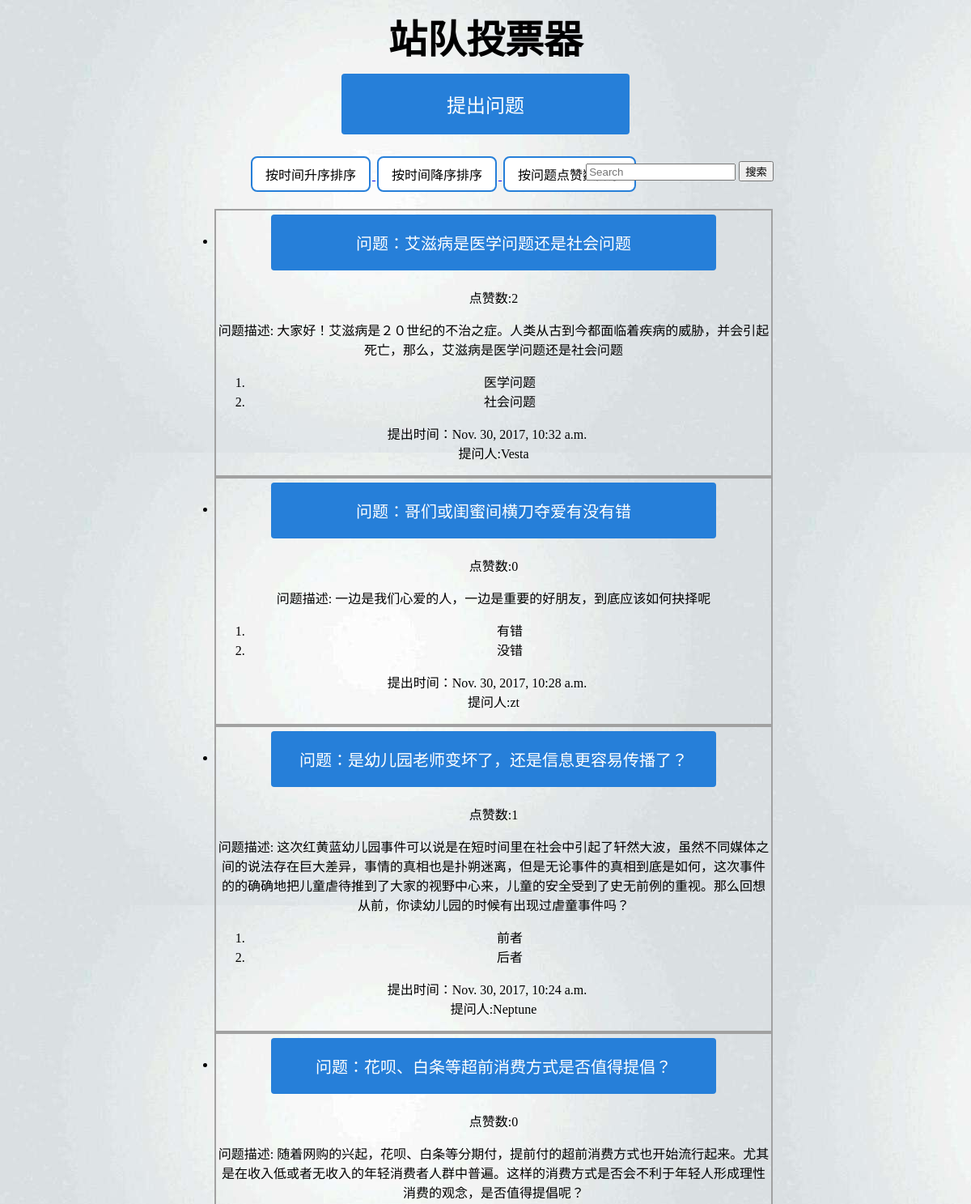
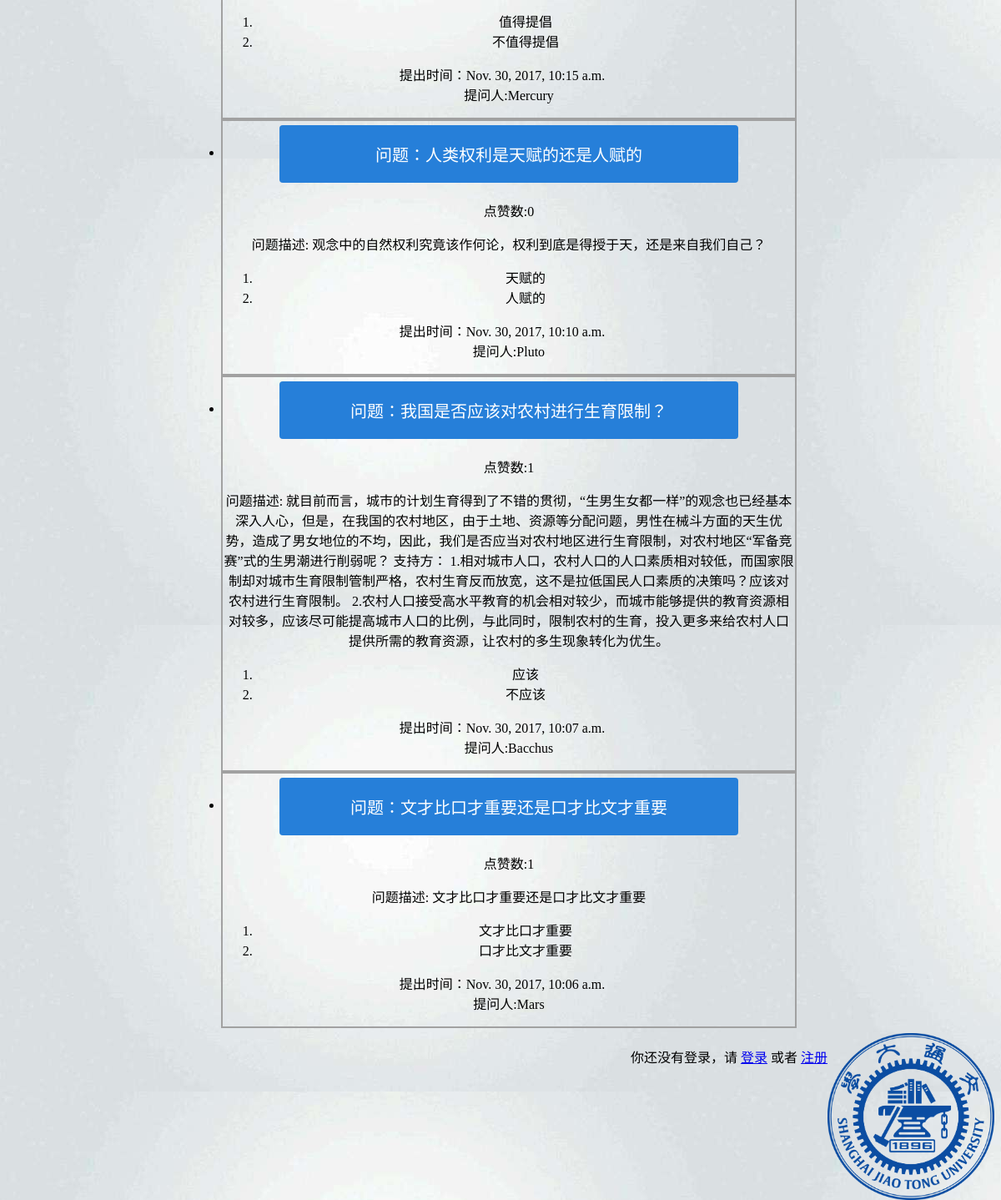
Screenshot of /polls/ with the database file from the repository (2 pictures, top to bottom).
### polls/models.py (models this page shows, shortened)
@python_2_unicode_compatible  # only if you need to support Python 2
class Question(models.Model):
    question_text = models.CharField(max_length=50)
    question_detail=models.CharField(max_length=500)
    pub_date = models.DateTimeField(default = timezone.now)
    questioner_name = models.CharField(max_length=50)
    question_appreciation=models.IntegerField(default=0)
    def was_published_recently(self):
        now = timezone.now()
        return now - datetime.timedelta(days=1) <= self.pub_date <= now
    was_published_recently.admin_order_field = 'pub_date'
    was_published_recently.boolean = True
    was_published_recently.short_description = 'Published recently?'

@python_2_unicode_compatible  # only if you need to support Python 2
class Choice(models.Model):
    question = models.ForeignKey(Question, on_delete=models.CASCADE)
    choice_text = models.CharField(max_length=200)
    votes = models.IntegerField(default=0)
    def __str__(self):
        return self.choice_text

### polls/views.py (the view)
def index(request):
    latest_question_list = Question.objects.order_by('-pub_date')[:]
    context = {'latest_question_list': latest_question_list}
    return render(request, 'polls/index.html', context)

### templates/polls/index.html (shortened to what this page needs)
<!DOCTYPE>
{% load static %}
<html>
<head>
<link rel="stylesheet" type="text/css" href="/static/style.css" />
</head>
<body style="background-image:url('/static/background.jpg');">
<h1 id="indexhead">站队投票器</h1>
<a href={% url 'polls:raiseQuestion' %}>
	<button class="button" style="vertical-align:middle" id="but1"><span>提出问题</span></button>
{% if latest_question_list %}
<div style="position:relative; left:300px; float:left;">
    <a href={% url 'polls:rankByUpTime' %}>
    <button class="but5" >按时间升序排序</button>
    <a href={% url 'polls:rankByDownTime' %}>
    <button class="but5">按时间降序排序</button>
    <a href={% url 'polls:rankByAppreciation' %}>
    <button class="but5">按问题点赞数排序</button>
</div>
	<form
	style="position:relative; top:10px;"
	role="search" method="get" id="searchform" action="{% url 'polls:search' %}">
      <input type="search" name="q" placeholder="Search" required>
      <button type="submit">搜索</button>
     </form>
    <ul style="position:relative; top:10px;">
    {% for question in latest_question_list %}
        <div class="que">
		<li><a href="{% url 'polls:detail' question.id %}">
        	<button style="vertical-align:middle" class="but2">
			<span>
		     问题：{{ question.question_text}}
		    </span></button>
			</a>
		</li>
		    <p>点赞数:{{question.question_appreciation}}</p>
        	<p>问题描述: {{question.question_detail}}</p>
        	<ol>
        	{% for choice in question.choice_set.all %}
				<li>{{choice}}
                </li>
        	{% endfor %}
            </ol>
            <p>提出时间：{{question.pub_date}} &nbsp;&nbsp;&nbsp;
		 <br>
		 提问人:{{question.questioner_name}}</p>
		</div>
    {% endfor %}
    </ul>
{% else %}
    <p>No polls are available.</p>
{% endif %}
</body>
<img src="/static/sjtu.png" alt="SJTU" width="200" height="200" style="float:right;">
<div style="float:right;position:relative;right:00px;">
{% if user.is_authenticated %}
    <p>你已登录，欢迎你：<a href="#">{{ user.username }}</a>
    <a href="{% url 'logout' %}?next={{ request.path }}">
	<br>
	注销登录</a>
    </p>
	{% else %}
    <p>你还没有登录，请
    <a href="{% url 'login' %}?next={{ request.path }}">登录</a>
    或者
    <a href="{% url 'users:register' %}?next={{ request.path }}">注册</a>
    </p>
{% endif %}
</div>
</html>

### static/style.css (style rules this page uses)
#indexhead { margin:10px; padding:0px; font-family:"微软雅黑","黑体","宋体"; font-size:48px; height:48px; }
body { text-align: center; background-image:url('/static/background.jpg'); }
#but1 { display: inline-block; border-radius: 4px; background-color: #267fd9; border: none; color: #FFFFFF; text-align: center; font-size: 24px; padding: 20px; width: 30%; transition: all 0.5s; cursor: pointer; margin: 5px; }
#but1 span { cursor: pointer; display: inline-block; position: relative; transition: 0.5s; }
#but1 span:after { content: '>>>'; position: absolute; opacity: 0; top: 0; right: 20px; transition: 0.5s; }
.but2 { display: inline-block; border-radius: 4px; background-color: #267fd9; border: none; color: #FFFFFF; text-align: center; font-size: 20px; padding: 20px; width: 80%; transition: all 0.5s; cursor: pointer; margin: 5px; }
.but2 span { cursor: pointer; display: inline-block; position: relative; transition: 0.5s; }
.but2 span:after { content: '<<<'; position: absolute; opacity: 0; top: 0; left: 20px; transition: 0.5s; }
.but5 { background-color: #267fd9; border: none; color: white; padding: 8px 16px; text-align: center; text-decoration: none; display: inline-block; font-size: 16px; margin: 4px 2px; -webkit-transition-duration: 0.4s; transition-duration: 0.4s; cursor: pointer; border-radius: 8px; }
.but5 { background-color: white; color: black; border: 2px solid #267fd9; }
.que { border:2px solid #a1a1a1; width:60%; position:relative; right:10px; margin-left:auto; margin-right:auto; }

### rows the page displays
Question: question_text "艾滋病是医学问题还是社会问题", question_appreciation "2", question_detail "大家好！艾滋病是２０世纪的不治之症。人类从古到今都面临着疾病的威胁，并会引起死亡，那么，艾滋病是医学问题还是社会问题", pub_date "Nov. 30, 2017, 10:32 a.m.", questioner_name "Vesta"
Choice: choice_text "医学问题"
Choice: choice_text "社会问题"
Question: question_text "哥们或闺蜜间横刀夺爱有没有错", question_appreciation "0", question_detail "一边是我们心爱的人，一边是重要的好朋友，到底应该如何抉择呢", pub_date "Nov. 30, 2017, 10:28 a.m.", questioner_name "zt"
Choice: choice_text "有错"
Choice: choice_text "没错"
Question: question_text "是幼儿园老师变坏了，还是信息更容易传播了？", question_appreciation "1", question_detail "这次红黄蓝幼儿园事件可以说是在短时间里在社会中引起了轩然大波，虽然不同媒体之间的说法存在巨大差异，事情的真相也是扑朔迷离，但是无论事件的真相到底是如何，这次事件的的确确地把儿童虐待推到了大家的视野中心来，儿童的安全受到了史无前例的重视。那么回想从前，你读幼儿园的时候有出现过虐童事件吗？", pub_date "Nov. 30, 2017, 10:24 a.m.", questioner_name "Neptune"
Choice: choice_text "前者"
Choice: choice_text "后者"
Question: question_text "花呗、白条等超前消费方式是否值得提倡？", question_appreciation "0", question_detail "随着网购的兴起，花呗、白条等分期付，提前付的超前消费方式也开始流行起来。尤其是在收入低或者无收入的年轻消费者人群中普遍。这样的消费方式是否会不利于年轻人形成理性消费的观念，是否值得提倡呢？", pub_date "Nov. 30, 2017, 10:15 a.m.", questioner_name "Mercury"
Choice: choice_text "值得提倡"
Choice: choice_text "不值得提倡"
Question: question_text "人类权利是天赋的还是人赋的", question_appreciation "0", question_detail "观念中的自然权利究竟该作何论，权利到底是得授于天，还是来自我们自己？", pub_date "Nov. 30, 2017, 10:10 a.m.", questioner_name "Pluto"
Choice: choice_text "天赋的"
Choice: choice_text "人赋的"
Question: question_text "我国是否应该对农村进行生育限制？", question_appreciation "1", question_detail "就目前而言，城市的计划生育得到了不错的贯彻，“生男生女都一样”的观念也已经基本深入人心，但是，在我国的农村地区，由于土地、资源等分配问题，男性在械斗方面的天生优势，造成了男女地位的不均，因此，我们是否应当对农村地区进行生育限制，对农村地区“军备竞赛”式的生男潮进行削弱呢？ 支持方： 1.相对城市人口，农村人口的人口素质相对较低，而国家限制却对城市生育限制管制严格，农村生育反而放宽，这不是拉低国民人口素质的决策吗？应该对农村进行生育限制。 2.农村人口接受高水平教育的机会相对较少，而城市能够提供的教育资源相对较多，应该尽可能提高城市人口的比例，与此同时，限制农村的生育，投入更多来给农村人口提供所需的教育资源，让农村的多生现象转化为优生。", pub_date "Nov. 30, 2017, 10:07 a.m.", questioner_name "Bacchus"
Choice: choice_text "应该"
Choice: choice_text "不应该"
Question: question_text "文才比口才重要还是口才比文才重要", question_appreciation "1", question_detail "文才比口才重要还是口才比文才重要", pub_date "Nov. 30, 2017, 10:06 a.m.", questioner_name "Mars"
Choice: choice_text "文才比口才重要"
Choice: choice_text "口才比文才重要"
